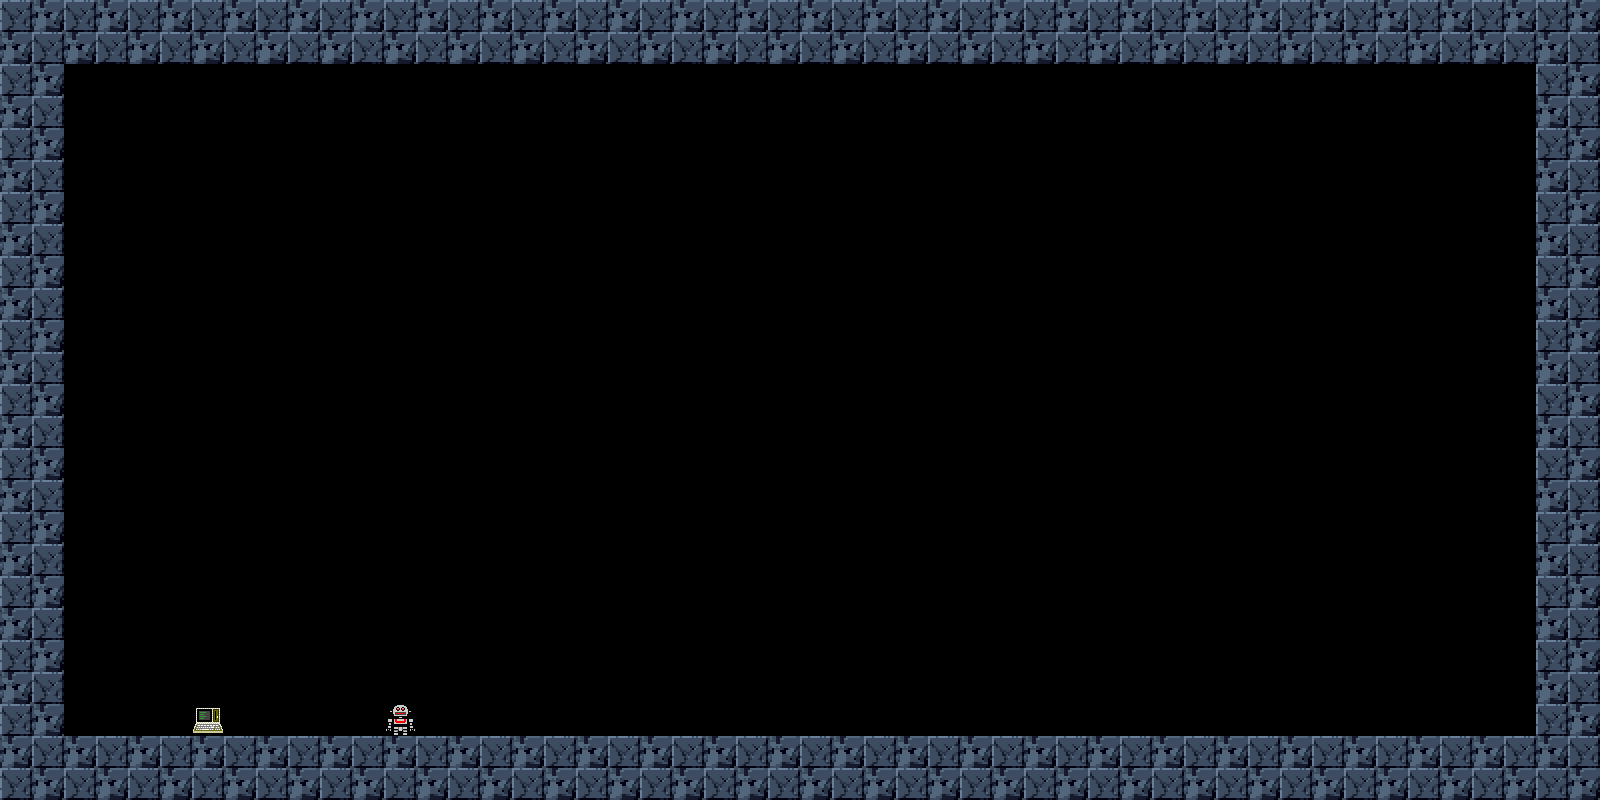

Rendered tile map (Tiled .tmx) drawn with the repository's tilesets; below, a short description and the map source with its tile grids summarised:
An orthogonal 50x25 tile map with 32x32 px tiles, 1 tile layer (layer 1) and 7 objects (new_map2, computer, pocket watch).

<map version="1.5" tiledversion="1.7.2" orientation="orthogonal" renderorder="left-up" width="50" height="25" tilewidth="32" tileheight="32" infinite="0" nextlayerid="6" nextobjectid="9">
 <tileset firstgid="1" name="PrtCave" tilewidth="32" tileheight="32">
   <image source="assets/PrtCave.png" width="512" height="192" />
 </tileset>
 <layer id="1" name="layer 1" width="50" height="25">
  <data>[1250 cells, 1250 non-empty, 5 distinct tile ids]</data>
 </layer>
 <objectgroup id="2" name="collision">
  <object id="1" x="0" y="0" width="64" height="800" />
  <object id="2" x="1536" y="0" width="64" height="800" />
  <object id="3" x="64" y="0" width="1472" height="64" />
  <object id="4" x="64" y="736" width="1472" height="64" />
 </objectgroup>
 <objectgroup id="3" name="touch">
  <object name="new_map2" id="7" x="384" y="704" width="32" height="32" sendx="700" sendy="607" />
 </objectgroup>
 <objectgroup id="5" name="dialogue">
  <object name="computer" id="8" x="192" y="704" width="32" height="32" />
 </objectgroup>
 <objectgroup id="6" name="Item">
  <object name="pocket watch" id="9" x="576" y="704" width="32" height="32" />
 </objectgroup>
</map>
